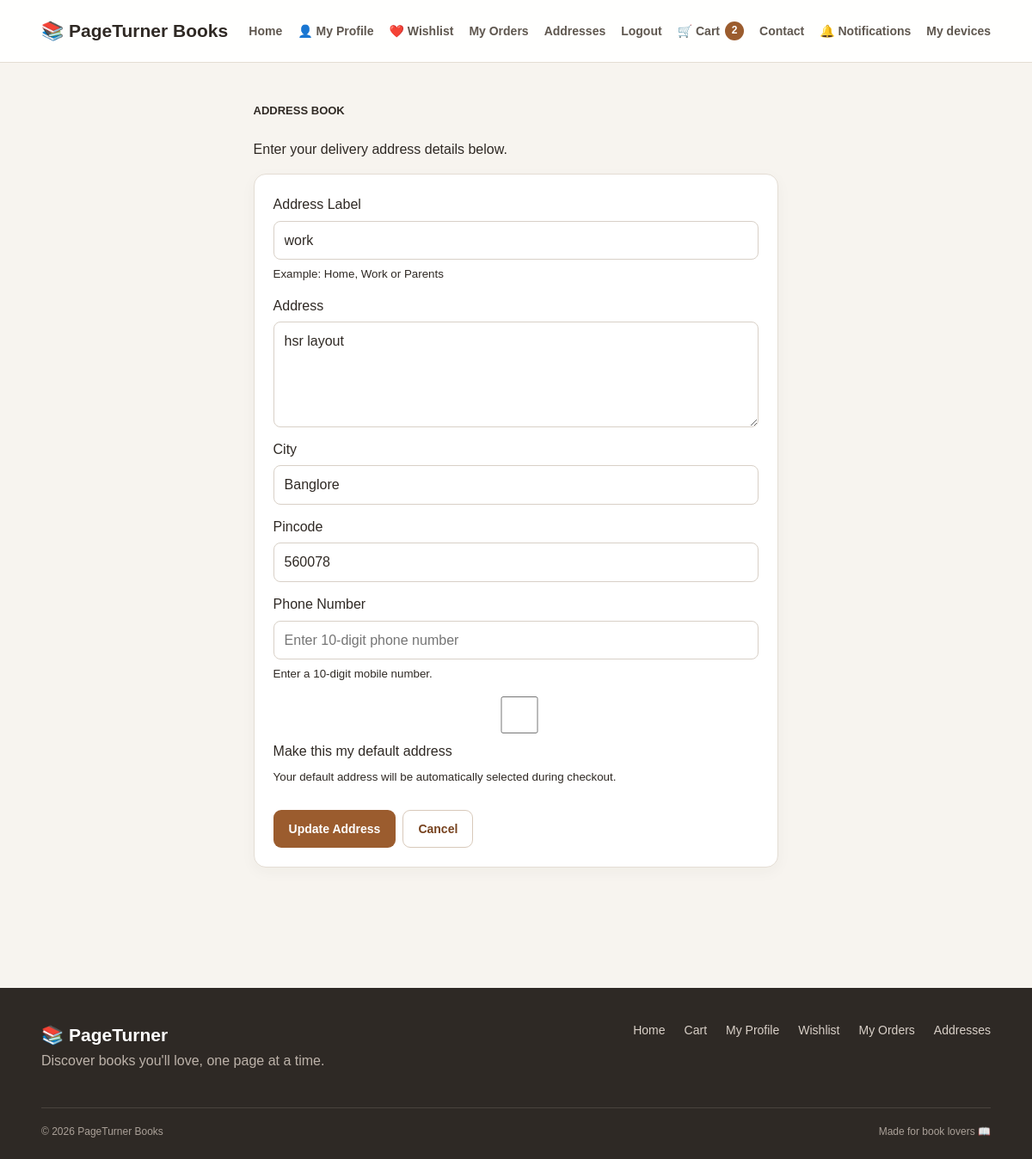
Screenshot of /addresses/5/edit (signed in) with the database file from the repository.
### tables this page shows
CREATE TABLE addresses (
                    id INTEGER PRIMARY KEY AUTOINCREMENT,

                    user_id INTEGER NOT NULL,

                    label TEXT NOT NULL,

                    line1 TEXT NOT NULL,

                    city TEXT NOT NULL,

                    pincode TEXT NOT NULL,

                    is_default INTEGER NOT NULL DEFAULT 0
                        CHECK (
                            is_default IN (0, 1)
                        ), phone TEXT, created_at TEXT,

                    FOREIGN KEY (user_id)
                        REFERENCES users(id)
                        ON DELETE CASCADE
                );

### shop.py (the view, shortened to what this page needs)
@shop_bp.route(
    "/addresses/<int:address_id>/edit",
    methods=["GET", "POST"],
)
@login_required
def edit_address(address_id):
    user_id = session.get("user_id")
    db = get_db()
    address = db.execute(
        """
        SELECT
            id,
            user_id,
            label,
            line1,
            city,
            pincode,
            is_default
        FROM addresses
        WHERE id = ?
          AND user_id = ?
        """,
        (
            address_id,
            user_id,
        ),
    ).fetchone()
    if request.method == "GET":
        return render_template(
            "address_form.html",
            address=address,
            form_mode="edit",
        )

### db.py (called while the page is built)
def get_db():
    if "db" not in g:
        g.db = sqlite3.connect(
            current_app.config["DATABASE"],
            timeout=10
        )
        g.db.row_factory = sqlite3.Row
        g.db.execute(
            "PRAGMA foreign_keys = ON"
        )
        g.db.execute(
            "PRAGMA busy_timeout = 10000"
        )
    return g.db

### extras.py (called while the page is built)
def _hash_token(token):
    return hashlib.sha256(token.encode('utf-8')).hexdigest()

### security.py (called while the page is built, shortened)
def generate_csrf_token():
    token = session.get(CSRF_SESSION_KEY)
    if not token:
        token = secrets.token_urlsafe(32)
        session[CSRF_SESSION_KEY] = token
    return token

def install_csrf_protection(app):
    app.jinja_env.globals["csrf_token"] = generate_csrf_token
    @app.before_request
    def csrf_before_request():
        if request.method == "POST":
            validate_csrf_token()

def current_user():
    user_id = session.get("user_id")
    if not user_id:
        return None
    db = get_db()
    return db.execute(
        """
        SELECT
            id,
            name,
            email,
            role
        FROM users
        WHERE id = ?
        """,
        (user_id,),
    ).fetchone()

def login_required(view):
    @wraps(view)
    def wrapped_view(*args, **kwargs):
        user = current_user()
        return view(*args, **kwargs)
    return wrapped_view

### templates/address_form.html (shortened to what this page needs)
{% extends "base.html" %}
{% block content %}
<section class="address-form-page">
    <div class="container">
        <div class="addresses-header">
            <div>
                <span class="checkout-label">
                    ADDRESS BOOK
                </span>
                <p>
                    Enter your delivery address details below.
                </p>
            </div>
        </div>
        <div class="checkout-form-card">
            <form
                method="POST"
                class="checkout-form"
            >
                <div class="checkout-form-group">
                    <label for="label">
                        Address Label
                    </label>
                    <input
                        id="label"
                        type="text"
                        name="label"
                        placeholder="Home, Work, Parents..."
                        value="{{ request.form.get(
                            'label',
                            address['label'] if address else ''
                        ) }}"
                        maxlength="50"
                        required
                    >
                    <small>
                        Example: Home, Work or Parents
                    </small>
                </div>
                <div class="checkout-form-group">
                    <label for="line1">
                        Address
                    </label>
                    <textarea
                        id="line1"
                        name="line1"
                        rows="4"
                        placeholder="House number, building, street, area"
                        required
                    >{{ request.form.get(
                        'line1',
                        address['line1'] if address else ''
                    ) }}</textarea>
                </div>
                <div class="checkout-form-group">
                    <label for="city">
                        City
                    </label>
                    <input
                        id="city"
                        type="text"
                        name="city"
                        placeholder="Enter city"
                        value="{{ request.form.get(
                            'city',
                            address['city'] if address else ''
                        ) }}"
                        maxlength="100"
                        required
                    >
                </div>
                <div class="checkout-form-group">
                    <label for="pincode">
                        Pincode
                    </label>
                    <input
                        id="pincode"
                        type="text"
                        name="pincode"
                        placeholder="Enter pincode"
                        value="{{ request.form.get(
                            'pincode',
                            address['pincode'] if address else ''
                        ) }}"
                        maxlength="10"
                        inputmode="numeric"
                        required
                    >
                </div>
                <div class="checkout-form-group">
                    <label for="phone">
                        Phone Number
                    </label>
                    <input
                        id="phone"
                        type="tel"
                        name="phone"
                        placeholder="Enter 10-digit phone number"
                        value="{{ request.form.get(
                            'phone',
                            address['phone'] if address and address['phone'] else ''
                        ) }}"
                        minlength="10"
                        maxlength="10"
                        pattern="[0-9]{10}"
                        inputmode="numeric"
                        autocomplete="tel"
                        required
                    >
                    <small>
                        Enter a 10-digit mobile number.
                    </small>
                </div>
                <div class="checkout-form-group">
                    <label class="address-default-checkbox">
                        <input
                            type="checkbox"
                            name="is_default"
                            value="1"
                        >
                        <span>
                            Make this my default address
                        </span>
                    </label>
                    <small>
                        Your default address will be automatically
                        selected during checkout.
                    </small>
                </div>
                <div class="address-form-actions">
                    <button
                        type="submit"
                        class="place-order-button"
                    >
                        {% if address %}
                            Update Address
                        {% else %}
                            Save Address
                        {% endif %}
                    </button>
                    <a
                        href="{{ url_for('shop.addresses') }}"
                        class="order-secondary-button"
                    >
                        Cancel
                    </a>
                </div>
            </form>
        </div>
    </div>
</section>
{% endblock %}

### rows the page displays
addresses: label "work", line1 "hsr layout", city "Banglore", pincode "560078"

### other values shown
{{ cart_count|default(0) }} "2"
{{ current_year|default(2026) }} "2026"
